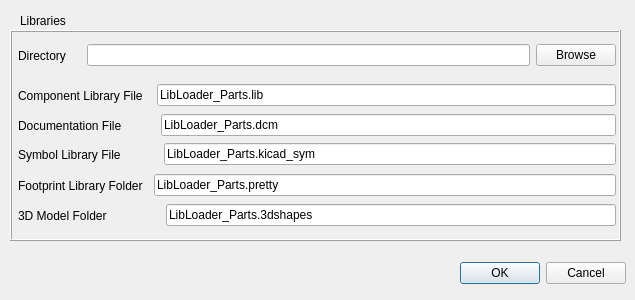
<?xml version="1.0" encoding="UTF-8"?>
<ui version="4.0">
 <class>KicadSettings</class>
 <widget class="QDialog" name="KicadSettings">
  <property name="geometry">
   <rect>
    <x>0</x>
    <y>0</y>
    <width>635</width>
    <height>300</height>
   </rect>
  </property>
  <property name="minimumSize">
   <size>
    <width>635</width>
    <height>300</height>
   </size>
  </property>
  <property name="maximumSize">
   <size>
    <width>635</width>
    <height>300</height>
   </size>
  </property>
  <property name="windowTitle">
   <string>KiCad Settings</string>
  </property>
  <widget class="QDialogButtonBox" name="kicad_settings_box">
   <property name="geometry">
    <rect>
     <x>460</x>
     <y>260</y>
     <width>166</width>
     <height>26</height>
    </rect>
   </property>
   <property name="sizePolicy">
    <sizepolicy hsizetype="Preferred" vsizetype="Fixed">
     <horstretch>0</horstretch>
     <verstretch>0</verstretch>
    </sizepolicy>
   </property>
   <property name="orientation">
    <enum>Qt::Horizontal</enum>
   </property>
   <property name="standardButtons">
    <set>QDialogButtonBox::Cancel|QDialogButtonBox::Ok</set>
   </property>
  </widget>
  <widget class="QLabel" name="library_label">
   <property name="geometry">
    <rect>
     <x>20</x>
     <y>11</y>
     <width>71</width>
     <height>20</height>
    </rect>
   </property>
   <property name="autoFillBackground">
    <bool>true</bool>
   </property>
   <property name="text">
    <string>Libraries</string>
   </property>
   <property name="textFormat">
    <enum>Qt::PlainText</enum>
   </property>
   <property name="textInteractionFlags">
    <set>Qt::NoTextInteraction</set>
   </property>
  </widget>
  <widget class="QFrame" name="frame">
   <property name="geometry">
    <rect>
     <x>10</x>
     <y>30</y>
     <width>611</width>
     <height>211</height>
    </rect>
   </property>
   <property name="frameShape">
    <enum>QFrame::Box</enum>
   </property>
   <property name="frameShadow">
    <enum>QFrame::Raised</enum>
   </property>
   <widget class="QWidget" name="horizontalLayoutWidget">
    <property name="geometry">
     <rect>
      <x>0</x>
      <y>10</y>
      <width>611</width>
      <height>31</height>
     </rect>
    </property>
    <layout class="QHBoxLayout" name="horizontalLayout">
     <item>
      <spacer name="horizontalSpacer_3">
       <property name="orientation">
        <enum>Qt::Horizontal</enum>
       </property>
       <property name="sizeType">
        <enum>QSizePolicy::Preferred</enum>
       </property>
       <property name="sizeHint" stdset="0">
        <size>
         <width>8</width>
         <height>20</height>
        </size>
       </property>
      </spacer>
     </item>
     <item>
      <widget class="QLabel" name="directory_label">
       <property name="text">
        <string>Directory</string>
       </property>
       <property name="textFormat">
        <enum>Qt::PlainText</enum>
       </property>
       <property name="textInteractionFlags">
        <set>Qt::NoTextInteraction</set>
       </property>
      </widget>
     </item>
     <item>
      <spacer name="horizontalSpacer">
       <property name="orientation">
        <enum>Qt::Horizontal</enum>
       </property>
       <property name="sizeType">
        <enum>QSizePolicy::Preferred</enum>
       </property>
       <property name="sizeHint" stdset="0">
        <size>
         <width>15</width>
         <height>20</height>
        </size>
       </property>
      </spacer>
     </item>
     <item>
      <widget class="QLineEdit" name="directory_path">
       <property name="readOnly">
        <bool>true</bool>
       </property>
      </widget>
     </item>
     <item>
      <widget class="QPushButton" name="browse_path_button">
       <property name="text">
        <string>Browse</string>
       </property>
      </widget>
     </item>
     <item>
      <spacer name="horizontalSpacer_2">
       <property name="orientation">
        <enum>Qt::Horizontal</enum>
       </property>
       <property name="sizeType">
        <enum>QSizePolicy::Minimum</enum>
       </property>
       <property name="sizeHint" stdset="0">
        <size>
         <width>5</width>
         <height>20</height>
        </size>
       </property>
      </spacer>
     </item>
    </layout>
   </widget>
   <widget class="QWidget" name="horizontalLayoutWidget_5">
    <property name="geometry">
     <rect>
      <x>0</x>
      <y>50</y>
      <width>611</width>
      <height>31</height>
     </rect>
    </property>
    <layout class="QHBoxLayout" name="horizontalLayout_5">
     <item>
      <spacer name="horizontalSpacer_10">
       <property name="orientation">
        <enum>Qt::Horizontal</enum>
       </property>
       <property name="sizeType">
        <enum>QSizePolicy::Preferred</enum>
       </property>
       <property name="sizeHint" stdset="0">
        <size>
         <width>8</width>
         <height>20</height>
        </size>
       </property>
      </spacer>
     </item>
     <item>
      <widget class="QLabel" name="comp_libfile_label">
       <property name="text">
        <string>Component Library File</string>
       </property>
      </widget>
     </item>
     <item>
      <spacer name="horizontalSpacer_11">
       <property name="orientation">
        <enum>Qt::Horizontal</enum>
       </property>
       <property name="sizeType">
        <enum>QSizePolicy::Preferred</enum>
       </property>
       <property name="sizeHint" stdset="0">
        <size>
         <width>8</width>
         <height>20</height>
        </size>
       </property>
      </spacer>
     </item>
     <item>
      <widget class="QLineEdit" name="comp_libfile_name">
       <property name="text">
        <string>LibLoader_Parts.lib</string>
       </property>
       <property name="readOnly">
        <bool>true</bool>
       </property>
      </widget>
     </item>
     <item>
      <spacer name="horizontalSpacer_12">
       <property name="orientation">
        <enum>Qt::Horizontal</enum>
       </property>
       <property name="sizeType">
        <enum>QSizePolicy::Preferred</enum>
       </property>
       <property name="sizeHint" stdset="0">
        <size>
         <width>5</width>
         <height>20</height>
        </size>
       </property>
      </spacer>
     </item>
    </layout>
   </widget>
   <widget class="QWidget" name="horizontalLayoutWidget_6">
    <property name="geometry">
     <rect>
      <x>0</x>
      <y>80</y>
      <width>611</width>
      <height>31</height>
     </rect>
    </property>
    <layout class="QHBoxLayout" name="horizontalLayout_6">
     <item>
      <spacer name="horizontalSpacer_13">
       <property name="orientation">
        <enum>Qt::Horizontal</enum>
       </property>
       <property name="sizeType">
        <enum>QSizePolicy::Preferred</enum>
       </property>
       <property name="sizeHint" stdset="0">
        <size>
         <width>8</width>
         <height>20</height>
        </size>
       </property>
      </spacer>
     </item>
     <item>
      <widget class="QLabel" name="doc_file_label">
       <property name="text">
        <string>Documentation File</string>
       </property>
      </widget>
     </item>
     <item>
      <spacer name="horizontalSpacer_14">
       <property name="orientation">
        <enum>Qt::Horizontal</enum>
       </property>
       <property name="sizeType">
        <enum>QSizePolicy::Preferred</enum>
       </property>
       <property name="sizeHint" stdset="0">
        <size>
         <width>33</width>
         <height>20</height>
        </size>
       </property>
      </spacer>
     </item>
     <item>
      <widget class="QLineEdit" name="doc_file_name">
       <property name="text">
        <string>LibLoader_Parts.dcm</string>
       </property>
       <property name="readOnly">
        <bool>true</bool>
       </property>
      </widget>
     </item>
     <item>
      <spacer name="horizontalSpacer_15">
       <property name="orientation">
        <enum>Qt::Horizontal</enum>
       </property>
       <property name="sizeType">
        <enum>QSizePolicy::Preferred</enum>
       </property>
       <property name="sizeHint" stdset="0">
        <size>
         <width>5</width>
         <height>20</height>
        </size>
       </property>
      </spacer>
     </item>
    </layout>
   </widget>
   <widget class="QWidget" name="horizontalLayoutWidget_8">
    <property name="geometry">
     <rect>
      <x>0</x>
      <y>140</y>
      <width>611</width>
      <height>31</height>
     </rect>
    </property>
    <layout class="QHBoxLayout" name="horizontalLayout_8">
     <item>
      <spacer name="horizontalSpacer_19">
       <property name="orientation">
        <enum>Qt::Horizontal</enum>
       </property>
       <property name="sizeType">
        <enum>QSizePolicy::Preferred</enum>
       </property>
       <property name="sizeHint" stdset="0">
        <size>
         <width>8</width>
         <height>20</height>
        </size>
       </property>
      </spacer>
     </item>
     <item>
      <widget class="QLabel" name="fp_libdir_label">
       <property name="text">
        <string>Footprint Library Folder</string>
       </property>
      </widget>
     </item>
     <item>
      <spacer name="horizontalSpacer_20">
       <property name="orientation">
        <enum>Qt::Horizontal</enum>
       </property>
       <property name="sizeType">
        <enum>QSizePolicy::Preferred</enum>
       </property>
       <property name="sizeHint" stdset="0">
        <size>
         <width>5</width>
         <height>20</height>
        </size>
       </property>
      </spacer>
     </item>
     <item>
      <widget class="QLineEdit" name="fp_libdir_name">
       <property name="text">
        <string>LibLoader_Parts.pretty</string>
       </property>
       <property name="readOnly">
        <bool>true</bool>
       </property>
      </widget>
     </item>
     <item>
      <spacer name="horizontalSpacer_21">
       <property name="orientation">
        <enum>Qt::Horizontal</enum>
       </property>
       <property name="sizeType">
        <enum>QSizePolicy::Preferred</enum>
       </property>
       <property name="sizeHint" stdset="0">
        <size>
         <width>5</width>
         <height>20</height>
        </size>
       </property>
      </spacer>
     </item>
    </layout>
   </widget>
   <widget class="QWidget" name="horizontalLayoutWidget_9">
    <property name="geometry">
     <rect>
      <x>0</x>
      <y>170</y>
      <width>611</width>
      <height>31</height>
     </rect>
    </property>
    <layout class="QHBoxLayout" name="horizontalLayout_9">
     <item>
      <spacer name="horizontalSpacer_22">
       <property name="orientation">
        <enum>Qt::Horizontal</enum>
       </property>
       <property name="sizeType">
        <enum>QSizePolicy::Preferred</enum>
       </property>
       <property name="sizeHint" stdset="0">
        <size>
         <width>8</width>
         <height>20</height>
        </size>
       </property>
      </spacer>
     </item>
     <item>
      <widget class="QLabel" name="model_dir_label">
       <property name="text">
        <string>3D Model Folder</string>
       </property>
      </widget>
     </item>
     <item>
      <spacer name="horizontalSpacer_23">
       <property name="orientation">
        <enum>Qt::Horizontal</enum>
       </property>
       <property name="sizeType">
        <enum>QSizePolicy::Preferred</enum>
       </property>
       <property name="sizeHint" stdset="0">
        <size>
         <width>53</width>
         <height>20</height>
        </size>
       </property>
      </spacer>
     </item>
     <item>
      <widget class="QLineEdit" name="model_dir_name">
       <property name="text">
        <string>LibLoader_Parts.3dshapes</string>
       </property>
       <property name="readOnly">
        <bool>true</bool>
       </property>
      </widget>
     </item>
     <item>
      <spacer name="horizontalSpacer_24">
       <property name="orientation">
        <enum>Qt::Horizontal</enum>
       </property>
       <property name="sizeType">
        <enum>QSizePolicy::Preferred</enum>
       </property>
       <property name="sizeHint" stdset="0">
        <size>
         <width>5</width>
         <height>20</height>
        </size>
       </property>
      </spacer>
     </item>
    </layout>
   </widget>
   <widget class="QWidget" name="horizontalLayoutWidget_7">
    <property name="geometry">
     <rect>
      <x>0</x>
      <y>110</y>
      <width>611</width>
      <height>29</height>
     </rect>
    </property>
    <layout class="QHBoxLayout" name="horizontalLayout_7">
     <item>
      <spacer name="horizontalSpacer_16">
       <property name="orientation">
        <enum>Qt::Horizontal</enum>
       </property>
       <property name="sizeType">
        <enum>QSizePolicy::Preferred</enum>
       </property>
       <property name="sizeHint" stdset="0">
        <size>
         <width>8</width>
         <height>20</height>
        </size>
       </property>
      </spacer>
     </item>
     <item>
      <widget class="QLabel" name="sym_libfile_label">
       <property name="text">
        <string>Symbol Library File</string>
       </property>
      </widget>
     </item>
     <item>
      <spacer name="horizontalSpacer_17">
       <property name="orientation">
        <enum>Qt::Horizontal</enum>
       </property>
       <property name="sizeType">
        <enum>QSizePolicy::Preferred</enum>
       </property>
       <property name="sizeHint" stdset="0">
        <size>
         <width>37</width>
         <height>20</height>
        </size>
       </property>
      </spacer>
     </item>
     <item>
      <widget class="QLineEdit" name="sym_libfile_name">
       <property name="text">
        <string>LibLoader_Parts.kicad_sym</string>
       </property>
       <property name="readOnly">
        <bool>true</bool>
       </property>
      </widget>
     </item>
     <item>
      <spacer name="horizontalSpacer_18">
       <property name="orientation">
        <enum>Qt::Horizontal</enum>
       </property>
       <property name="sizeType">
        <enum>QSizePolicy::Preferred</enum>
       </property>
       <property name="sizeHint" stdset="0">
        <size>
         <width>5</width>
         <height>20</height>
        </size>
       </property>
      </spacer>
     </item>
    </layout>
   </widget>
  </widget>
 </widget>
 <resources/>
 <connections/>
</ui>
